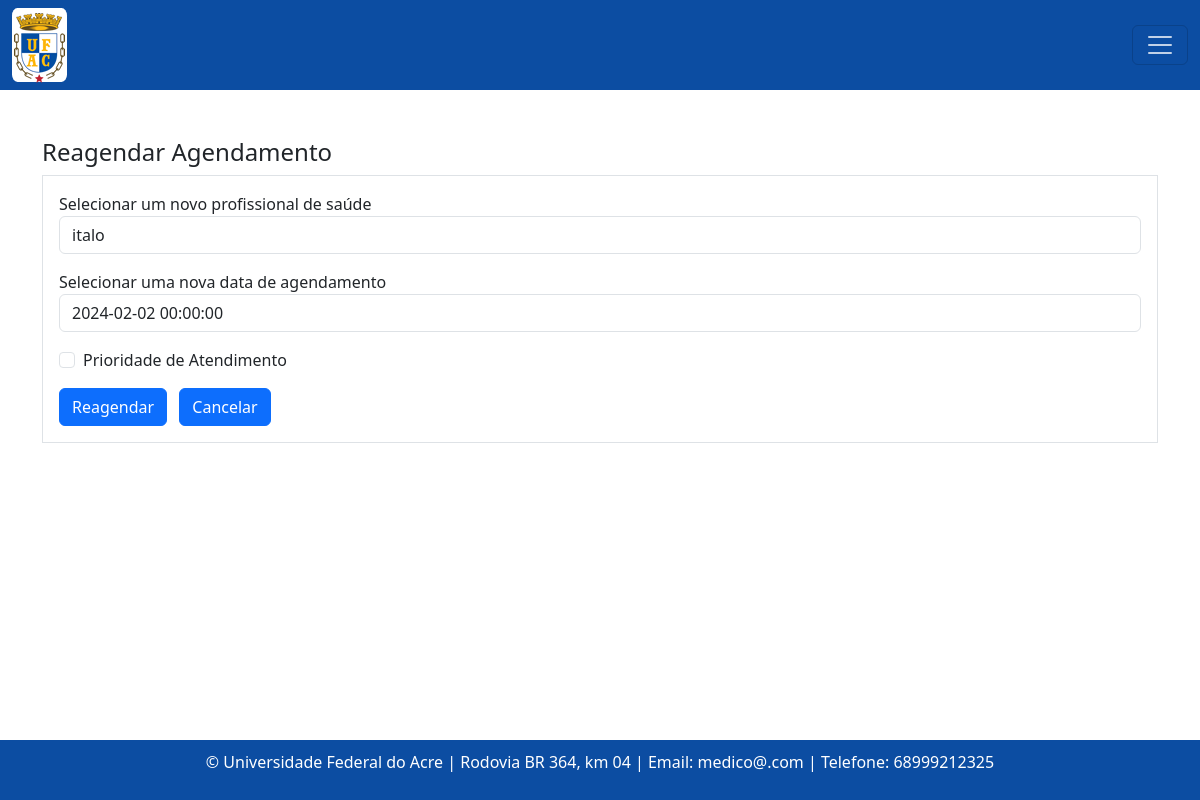
Before: /reagendar/agendamento/3/ with the older database file.
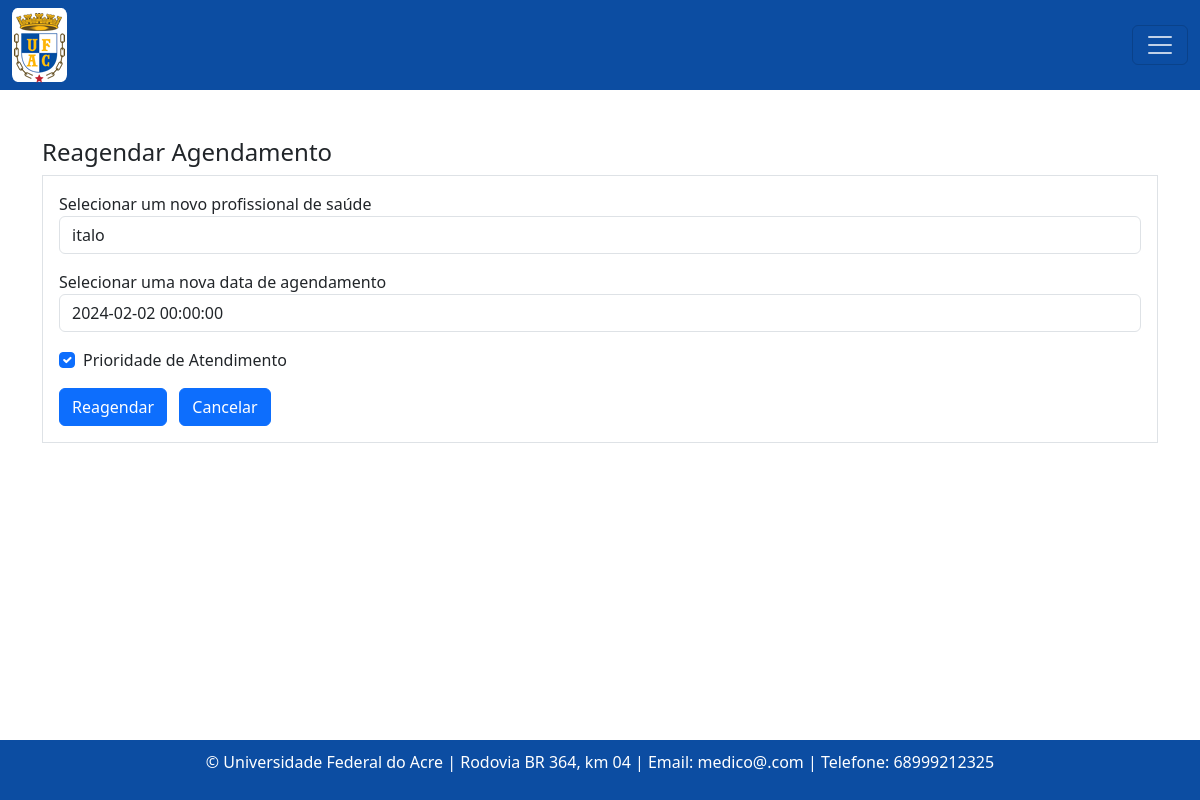
After: the same page with the newer database file.
### consulta/models.py (models this page shows, shortened)
class Agendamento(models.Model):
    status_atendimento = models.CharField(max_length=20, choices=[
        ('confirmado', 'Confirmado'),
        ('ausente', 'Ausente'),
        ('pendente', 'Pendente'),
    ], default='pendente')
    paciente = models.ForeignKey(Paciente, on_delete=models.CASCADE) #contem referncia do objeto Paciente
    profissional_saude = models.ForeignKey(Profissionaldasaude, on_delete=models.CASCADE)  #contem referncia do objeto Profissionaldasaude
    data_agendamento = models.DateTimeField()
    prioridade_atendimento = models.BooleanField(default=False)
    justificativa_cancelamento = models.TextField(blank=True, null=True)

### consulta/views.py (the view)
# urls.py: path('reagendar/agendamento/<int:pk>/', views.reagendar_agendamento, name='reagendarAgendamento'),
def reagendar_agendamento(request, pk):
    agendamento = get_object_or_404(Agendamento, pk=pk)
    if request.method == 'POST':
        form = AgendamentoReagendarForm(request.POST, instance=agendamento)
        if form.is_valid():
            form.save()
            agendamento.status_atendimento = 'pendente'
            agendamento.save()
            messages.success(request, 'Agendamento reagendado com sucesso!')
            return redirect('agendamentoListagem')
    else:
        form = AgendamentoReagendarForm(instance=agendamento)
    return render(request, 'consultas/reagendar_agendamento.html', {'form': form, 'agendamento': agendamento})

### consulta/forms.py
class AgendamentoReagendarForm(forms.ModelForm):
    class Meta:
        model = Agendamento
        fields = ['profissional_saude', 'data_agendamento', 'prioridade_atendimento', 'justificativa_cancelamento']
        labels = {
            'profissional_saude': 'Selecionar um novo profissional de saúde',
            'data_agendamento': 'Selecionar uma nova data de agendamento',
            'prioridade_atendimento': 'Prioridade de Atendimento',
        }
        widgets = {
            'profissional_saude': forms.Select(attrs={'class': 'form-control'}),
            'data_agendamento': forms.DateTimeInput(attrs={'class': 'form-control'}),
            'prioridade_atendimento': forms.CheckboxInput(attrs={'class': 'form-check-input'}),
        }

### consulta/models.py (called while the page is built)
    def __str__(self):
        return self.nome

### templates/consultas/reagendar_agendamento.html (shortened to what this page needs)
{% extends "base.html" %}
{% block content %}
  <h4>Reagendar Agendamento</h4>
  <form action="{% url 'reagendarAgendamento' agendamento.id %}" method="POST" class="needs-validation border p-3" novalidate>
    <div class="mb-3">
      <label for="{{ form.profissional_saude.id_for_label }}">{{ form.profissional_saude.label }}</label>
      {{ form.profissional_saude }}
    </div>
    <div class="mb-3">
      <label for="{{ form.data_agendamento.id_for_label }}">{{ form.data_agendamento.label }}</label>
      {{ form.data_agendamento }}
    </div>
    <div class="mb-3 form-check">
      {{ form.prioridade_atendimento }}
      <label class="form-check-label" for="{{ form.prioridade_atendimento.id_for_label }}">
        {{ form.prioridade_atendimento.label }}
      </label>
    </div>
    <button type="submit" class="btn btn-primary">Reagendar</button>
    <a class="btn btn-primary ms-2" href="{% url 'agendamentoListagem' %}">Cancelar</a>
  </form>
{% endblock %}

Changed rows visible on the page:
changed Agendamento "italo": prioridade_atendimento "☐" → "☑"
